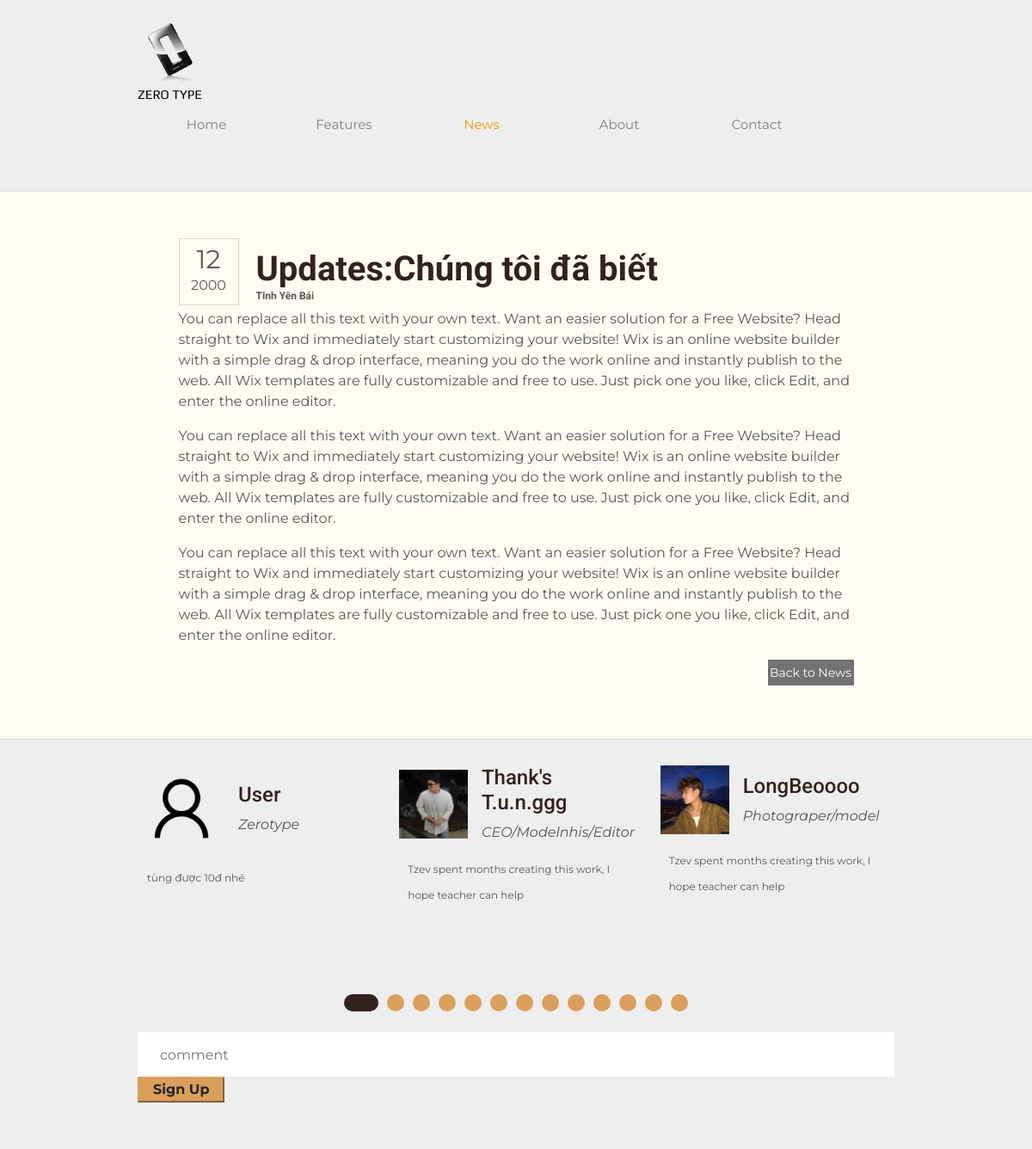
The page /post.php?post=1 on the database its author committed.
### tables this page shows
CREATE TABLE `new` (
  `id` int(11) NOT NULL,
  `day` varchar(1000) NOT NULL,
  `month` varchar(1000) NOT NULL,
  `year` varchar(1000) NOT NULL,
  `address` varchar(1000) NOT NULL,
  `caption` varchar(1000) NOT NULL,
  `conten` varchar(1000) NOT NULL
);

CREATE TABLE `comment` (
  `id` int(11) NOT NULL,
  `name` varchar(1000) NOT NULL,
  `conten` varchar(1000) NOT NULL
);

### control.php (called while the page is built, shortened)
<?php
include('connect.php');
class hello{
    public function select_commnet(){
      global $conn;
      $sql="SELECT `id`, `conten` FROM `comment` ";
      $run=mysqli_query($conn,$sql);
      $data=array();
      while ($row=mysqli_fetch_array($run)) {
        $data[]=$row;
      }
      return $data;
    }
  public function list_new($id) {
      global $conn;
      $sql = "select * from new where id='$id'";
      $run = mysqli_query($conn,$sql);
      $data = array();
      while($row = mysqli_fetch_array($run)) {
          $data[]=$row;
      }
      return $data;
  }
}

### post.php (the view, shortened to what this page needs)
<?php
include 'control.php';
$get_data=new hello();
$ID=$_GET['post'];
$select=$get_data->list_new($ID);
 foreach ($select as $se) {}
   $selcm=$get_data->select_commnet();
    foreach ($select as $se) {}
?>
<html>
<head>
	<link rel="stylesheet" href="css/style.css" type="text/css">
  <link href="https://cdnjs.cloudflare.com/ajax/libs/font-awesome/5.10.0/css/all.min.css" rel="stylesheet">
  <link href="lib/owlcarousel/assets/owl.carousel.min.css" rel="stylesheet">
  <link href="lib/tempusdominus/css/tempusdominus-bootstrap-4.min.css" rel="stylesheet" />
  <link href="csss/style.min.css" rel="stylesheet">
</head>
<body>
	<div id="header">
		<div>
			<div class="logo">
				<a href="index.php">Zero Type</a>
			</div>
			<ul id="navigation">
				<li>
					<a href="index.php">Home</a>
				</li>
				<li>
					<a href="features.php">Features</a>
				</li>
				<li  class="active">
					<a href="news.php">News</a>
				</li>
				<li>
					<a href="about.php">About</a>
				</li>
				<li>
					<a href="contact.php">Contact</a>
				</li>
			</ul>
		</div>
	</div>
	<div id="contents">
		<div class="post">
			<div class="date">
				<p>
					<span><?php echo $se['month']; ?></span>
					<?php echo $se['year']; ?>
				</p>
			</div>
			<h1>Updates:<?php echo $se['caption']; ?> <span class="author"><?php echo $se['address']; ?></span></h1>
			<p><?php echo $se['conten']; ?></p>
			<p><?php echo $se['conten']; ?></p>
			<p><?php echo $se['conten']; ?></p>
			<span><a href="news.php" class="more">Back to News</a></span>
		</div>
	</div>
  <div id="footer">
    <div class="clearfix">
      <div class="owl-carousel testimonial-carousel">
                  <div class="testimonial-item">
                      <div class="d-flex align-items-center mb-3">
                          <img class="img-fluid" src="img/testimonial-1.jpg" alt="">
                          <div class="ml-3">
                            <h4>Thank's T.u.n.ggg</h4>
                            <i>CEO/Modelnhis/Editor</i>
                          </div>
                      </div>
                      <p class="m-0">Tzev spent months creating this work, I hope teacher can help</p>
                  </div>
                  <div class="testimonial-item">
                      <div class="d-flex align-items-center mb-3">
                          <img class="img-fluid" src="img/testimonial-2.jpg" alt="">
                          <div class="ml-3">
                              <h4>LongBeoooo</h4>
                              <i>Photograper/model</i>
                          </div>
                      </div>
                      <p class="m-0">Tzev spent months creating this work, I hope teacher can help</p>
                  </div>
                  <?php  foreach ($selcm as $se_cm) { ?>
                  <div class="testimonial-item">
                      <div class="d-flex align-items-center mb-3">
                        <img class="img-fluid" src="img\xxx.jpg" alt="" style="height:100px; width:100px;">
                          <div class="ml-3">
                            <h4>User</h4>
                            <i>Zerotype</i>
                          </div>
                      </div>
                      <p class="m-0"><?php echo $se_cm['conten'] ?></p>
                  </div>
                  <?php } ?>
              </div>
  <br>
                      <div class="input-group">
                          <form  method="post" style="width:900px;">
                            <input type="text" class="form-control border-light" style="padding: 25px;" placeholder="comment" name="conten">
                                <button class=" btn-primary font-weight-bold px-3" name="ok" >Sign Up</button>
                          </form>
                      </div>
                  </div>
              </div>
  </body>
  </html>

### css/style.css (style rules this page uses)
body { background-color: #fff; font-family: 'OpenSans'; margin: 0; }
img { border: 0; }
.clearfix:after, #contents:after { clear:both; content:""; display:block; height:1%; line-height:0; visibility:hidden; }
#header { background-color: #eee; border-bottom: 1px solid #e6e6e6; padding: 27px 0; }
#header > div, #footer > div { width: 920px; margin: 0 auto; padding: 0 20px; }
#header .logo { float: left; margin-right: 20px; }
#header .logo a { background: url(../images/logo.png) no-repeat center top; color: #000; display: block; font: 15px/30px 'Play'; height: 20px; width: 76px; padding-top: 68px; text-decoration: none; text-transform: uppercase; }
#navigation { display: inline-block; list-style: none; line-height: 100px; margin: 0; padding: 0; }
#navigation li { float: left; width: 160px; text-align: center; }
#navigation li a { color: #818181; font-size: 15px; line-height: 30px; text-decoration: none; }
#navigation li.active a { color: #f99600; }
#contents { min-height: 510px; width: 880px; margin: 0 auto; padding: 54px 40px; }
h1 { color: #3e3e3e; font-size: 30px; font-weight: normal; line-height: 30px; margin: 0 0 30px; }
p { color: #585858; font-size: 16px; line-height: 24px; margin: 0 0 30px; }
.date { float: left; height: 78px; width: 70px; margin-right: 20px; border: 1px solid #d5d5d5; text-align: center; }
.date p { margin: 12px 0 0; }
.date p span { display: block; font-size: 30px; margin-bottom: 6px; }
.author { color: #585858; display: block; font-size: 12px; }
.more { background-color: #727272; color: #fff; display: inline-block; font-size: 14px; line-height: 30px; width: 100px; text-align: center; text-decoration: none; }
.news li > p span, .post > span { display: block; text-align: right; }
.post { width: 785px; margin: 0 auto; }
.post h1 { padding-top: 12px; }
#footer { background-color: #eee; border-top: 1px solid #d8d8d8; padding: 30px 0; }
#footer p { font-size: 12px; line-height: 30px; padding-left: 10px; }

### rows shown on the page
new: month "12", year "2000", caption "Chúng tôi đã biết", address "Tỉnh Yên Bái", conten "You can replace all this text with your own text. Want an easier solution for a Free Website? Head straight to Wix and immediately start customizing your website! Wix is an online website builder with a simple drag & drop interface, meaning you do the work online and instantly publish to the web. All Wix templates are fully customizable and free to use. Just pick one you like, click Edit, and enter the online editor."
comment: conten "tùng được 10đ nhé"
